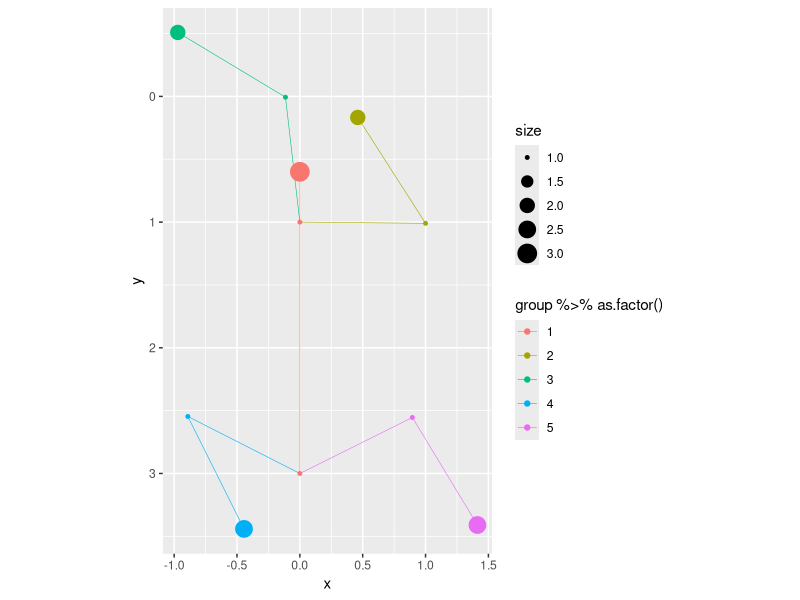
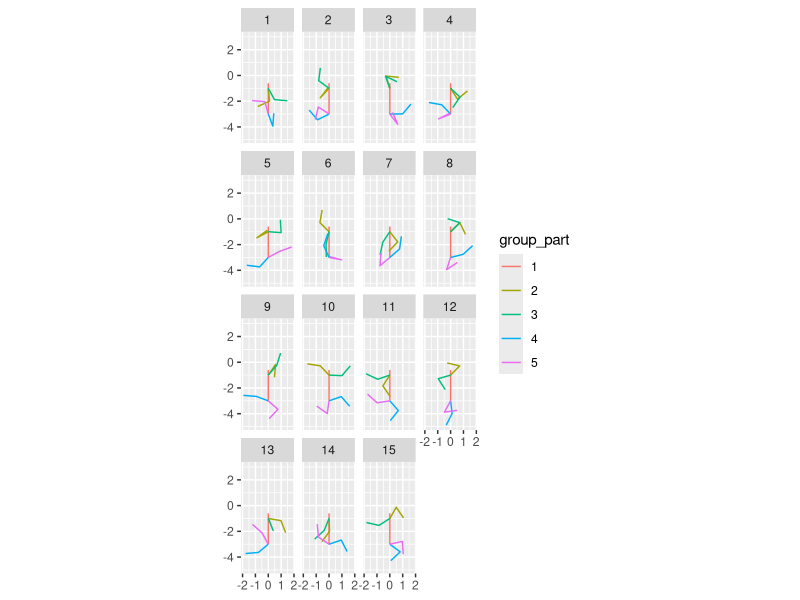

R code for these plots, in order:
## ---- chunk 1
knitr::opts_chunk$set(echo = TRUE)
options(tidyverse.quiet = TRUE)
## ---- chunk 2
library(tidyverse)
tribble(~part_id, ~group, ~x0, ~y0, ~length, ~size,
        1,        1,      0,  .6,   0,  3,
        2,        1,      0,  1,   0,   1,
        3,        1,      0,  3,   0,   1,
        2,        2,      0,  1,   0,  NA,
        4,        2,      0,  1,   1,   1,
        5,        2,      0,  1,   1,   2,
        2,        3,      0,  1,   0,  NA,
        6,        3,      0,  1,   1,   1,
        7,        3,      0,  1,   1,   2,
        3,        4,      0,  3,   0,  NA,
        8,        4,      0,  3,   1,   1,
        9,        4,      0,  3,   1, 2.5,
        3,        5,      0,  3,   0,  NA,
        10,       5,      0,  3,   1,   1,
        11,       5,      0,  3,   1,   2.5  
        ) %>% 
  mutate(angle = runif(15, 0, 2*pi)) %>% 
  mutate(xchange = length*cos(angle)) %>% 
  mutate(ychange = length*sin(angle)) %>% 
  group_by(group) %>% 
  mutate(xcumchange = cumsum(xchange)) %>% 
  mutate(ycumchange = cumsum(ychange)) %>% 
  mutate(x = x0 + xcumchange) %>% 
  mutate(y = y0 + ycumchange) %>% 
  ggplot() + 
  aes(x = x, y = y, group = group) +
  geom_path(size = .2) + 
  geom_point() +
  scale_y_reverse() + 
  coord_equal() + 
  aes(color = group %>% as.factor()) + 
  aes(size = size)
## ---- chunk 3
compute_panel_body <- function(data,scales){
  
  
  tribble(~part_id, ~group_part, ~x0, ~y0, ~length, ~volume,
        1,        1,      0,  .6,   0,  3,
        2,        1,      0,  1,   0,   1,
        3,        1,      0,  3,   0,   1,
        2,        2,      0,  1,   0,  NA,
        4,        2,      0,  1,   1,   1,
        5,        2,      0,  1,   1,   2,
        2,        3,      0,  1,   0,  NA,
        6,        3,      0,  1,   1,   1,
        7,        3,      0,  1,   1,   2,
        3,        4,      0,  3,   0,  NA,
        8,        4,      0,  3,   1,   1,
        9,        4,      0,  3,   1, 2.5,
        3,        5,      0,  3,   0,  NA,
        10,       5,      0,  3,   1,   1,
        11,       5,      0,  3,   1,   2.5  
        ) %>% 
  mutate(angle_part = runif(15, 0, 2*pi)) %>% 
  mutate(xchange = length*cos(angle_part)) %>% 
  mutate(ychange = length*sin(angle_part)) %>% 
  group_by(group_part) %>% 
  mutate(xcumchange = cumsum(xchange)) %>% 
  mutate(ycumchange = cumsum(ychange)) %>% 
  mutate(x = x0 + xcumchange) %>% 
  mutate(y = y0 + ycumchange)  %>% 
    ungroup() %>% 
    mutate(y = -y) %>% 
    mutate(group_part = group_part %>% as.factor())
  
}


# compute_panel_body()
## ---- chunk 4
StatBody <- ggproto(`_class` = "StatBody", 
                    `_inherit` = ggplot2::Stat,
                    compute_panel = compute_panel_body,
                    default_aes = aes(group = after_stat(group_part)))
## ---- chunk 5
stat_body <- function(geom = ggplot2::GeomPath,
  mapping = NULL,
  data = NULL,
  position = "identity",
  na.rm = FALSE,
  show.legend = NA,
  inherit.aes = TRUE, ...) {
  ggplot2::layer(
    stat = StatBody,  # proto object from step 2
    geom = geom,  # inherit other behavior
    data = data,
    mapping = mapping,
    position = position,
    show.legend = show.legend,
    inherit.aes = inherit.aes,
    params = list(na.rm = na.rm, ...)
  )
}

stamp_body <- stat_body

## ---- chunk 6
tibble(x = 1:15) %>%  
  ggplot() + 
  stamp_body() + 
  coord_equal() + 
  facet_wrap(~x) + 
  aes(color = after_stat(group_part))
  

# layer_data()
